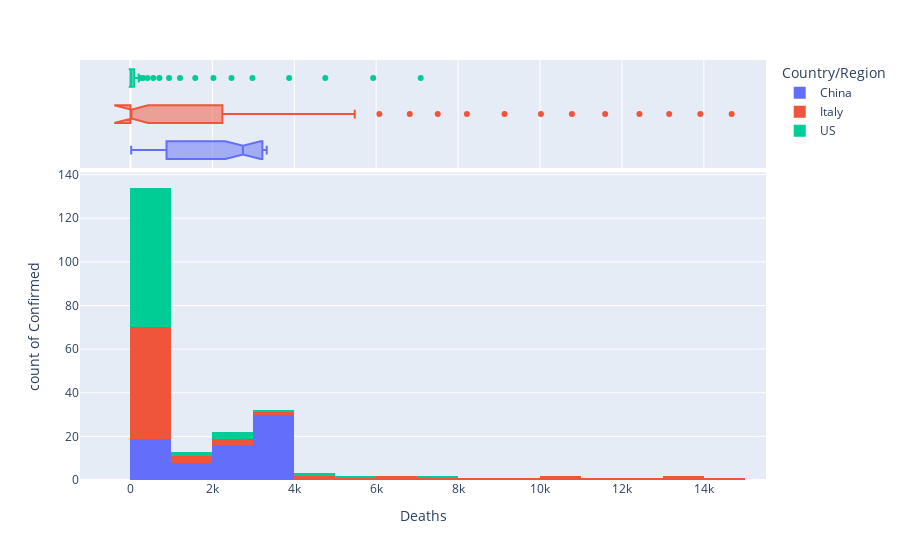

The notebook cell this image was saved under:
### Code cell
import plotly.express as px
# df = px.data.()
fig = px.histogram(death_rate, x="Deaths", y="Confirmed", color="Country/Region",
                   marginal="box", # or violin, rug
                   )
fig.show()

### Figure 1 — Plotly figure (JSON) as saved in the notebook; plotly's stock layout.template omitted (floating-point values rounded to 4 significant figures)
{"data": [{"alignmentgroup": "True", "bingroup": "x", "hovertemplate": "Country/Region=China<br>Deaths=%{x}<br>count of Confirmed=%{y}<extra></extra>", "legendgroup": "China", "marker": {"color": "#636efa"}, "name": "China", "offsetgroup": "China", "orientation": "v", "showlegend": true, "type": "histogram", "x": [17, 18, 26, 42, 56, 82, 131, 133, 171, 213, 259, 361, 425, 491, 563, 633, 718, 805, 905, 1012, 1112, 1117, 1369, 1521, 1663, 1766, 1864, 2003, 2116, 2238, 2238, 2443, 2445, 2595, 2665, 2717, 2746, 2790, 2837, 2872, 2914, 2947, 2983, 3015, 3044, 3072, 3100, 3123, 3139, 3161, 3172, 3180, 3193, 3203, 3217, 3230, 3241, 3249, 3253, 3259, 3274, 3274, 3281, 3285, 3291, 3296, 3299, 3304, 3308, 3309, 3316, 3322, 3326], "xaxis": "x", "y": [548, 643, 920, 1406, 2075, 2877, 5509, 6087, 8141, 9802, 11891, 16630, 19716, 23707, 27440, 30587, 34110, 36814, 39829, 42354, 44386, 46267, 59895, 66358, 68413, 70513, 72434, 74211, 74619, 75077, 75550, 77001, 77022, 77241, 77754, 78166, 78600, 78928, 79356, 79932, 80136, 80261, 80386, 80537, 80690, 80770, 80823, 80860, 80887, 80921, 80932, 80945, 80977, 81003, 81033, 81058, 81102, 81156, 81250, 81305, 81435, 81498, 81591, 81661, 81782, 81897, 81999, 82122, 82198, 82279, 82361, 82432, 82511], "yaxis": "y"}, {"alignmentgroup": "True", "hovertemplate": "Country/Region=China<br>Deaths=%{x}<extra></extra>", "legendgroup": "China", "marker": {"color": "#636efa"}, "name": "China", "notched": true, "offsetgroup": "China", "showlegend": false, "type": "box", "x": [17, 18, 26, 42, 56, 82, 131, 133, 171, 213, 259, 361, 425, 491, 563, 633, 718, 805, 905, 1012, 1112, 1117, 1369, 1521, 1663, 1766, 1864, 2003, 2116, 2238, 2238, 2443, 2445, 2595, 2665, 2717, 2746, 2790, 2837, 2872, 2914, 2947, 2983, 3015, 3044, 3072, 3100, 3123, 3139, 3161, 3172, 3180, 3193, 3203, 3217, 3230, 3241, 3249, 3253, 3259, 3274, 3274, 3281, 3285, 3291, 3296, 3299, 3304, 3308, 3309, 3316, 3322, 3326], "xaxis": "x2", "yaxis": "y2"}, {"alignmentgroup": "True", "bingroup": "x", "hovertemplate": "Country/Region=Italy<br>Deaths=%{x}<br>count of Confirmed=%{y}<extra></extra>", "legendgroup": "Italy", "marker": {"color": "#EF553B"}, "name": "Italy", "offsetgroup": "Italy", "orientation": "v", "showlegend": true, "type": "histogram", "x": [0, 0, 0, 0, 0, 0, 0, 0, 0, 0, 0, 0, 0, 0, 0, 0, 0, 0, 0, 0, 0, 0, 0, 0, 0, 0, 0, 0, 0, 0, 1, 2, 3, 7, 10, 12, 17, 21, 29, 34, 52, 79, 107, 148, 197, 233, 366, 463, 631, 827, 827, 1266, 1441, 1809, 2158, 2503, 2978, 3405, 4032, 4825, 5476, 6077, 6820, 7503, 8215, 9134, 10023, 10779, 11591, 12428, 13155, 13915, 14681], "xaxis": "x", "y": [0, 0, 0, 0, 0, 0, 0, 0, 0, 2, 2, 2, 2, 2, 2, 2, 3, 3, 3, 3, 3, 3, 3, 3, 3, 3, 3, 3, 3, 3, 20, 62, 155, 229, 322, 453, 655, 888, 1128, 1694, 2036, 2502, 3089, 3858, 4636, 5883, 7375, 9172, 10149, 12462, 12462, 17660, 21157, 24747, 27980, 31506, 35713, 41035, 47021, 53578, 59138, 63927, 69176, 74386, 80589, 86498, 92472, 97689, 101739, 105792, 110574, 115242, 119827], "yaxis": "y"}, {"alignmentgroup": "True", "hovertemplate": "Country/Region=Italy<br>Deaths=%{x}<extra></extra>", "legendgroup": "Italy", "marker": {"color": "#EF553B"}, "name": "Italy", "notched": true, "offsetgroup": "Italy", "showlegend": false, "type": "box", "x": [0, 0, 0, 0, 0, 0, 0, 0, 0, 0, 0, 0, 0, 0, 0, 0, 0, 0, 0, 0, 0, 0, 0, 0, 0, 0, 0, 0, 0, 0, 1, 2, 3, 7, 10, 12, 17, 21, 29, 34, 52, 79, 107, 148, 197, 233, 366, 463, 631, 827, 827, 1266, 1441, 1809, 2158, 2503, 2978, 3405, 4032, 4825, 5476, 6077, 6820, 7503, 8215, 9134, 10023, 10779, 11591, 12428, 13155, 13915, 14681], "xaxis": "x2", "yaxis": "y2"}, {"alignmentgroup": "True", "bingroup": "x", "hovertemplate": "Country/Region=US<br>Deaths=%{x}<br>count of Confirmed=%{y}<extra></extra>", "legendgroup": "US", "marker": {"color": "#00cc96"}, "name": "US", "offsetgroup": "US", "orientation": "v", "showlegend": true, "type": "histogram", "x": [0, 0, 0, 0, 0, 0, 0, 0, 0, 0, 0, 0, 0, 0, 0, 0, 0, 0, 0, 0, 0, 0, 0, 0, 0, 0, 0, 0, 0, 0, 0, 0, 0, 0, 0, 0, 0, 0, 1, 1, 6, 7, 11, 12, 14, 17, 21, 22, 28, 36, 40, 47, 54, 63, 85, 108, 118, 200, 244, 307, 417, 557, 706, 942, 1209, 1581, 2026, 2467, 2978, 3873, 4757, 5926, 7087], "xaxis": "x", "y": [1, 1, 2, 2, 5, 5, 5, 5, 5, 7, 8, 8, 11, 11, 11, 11, 11, 11, 11, 11, 12, 12, 13, 13, 13, 13, 13, 13, 13, 13, 15, 15, 15, 51, 51, 57, 58, 60, 68, 74, 98, 118, 149, 217, 262, 402, 518, 583, 959, 1281, 1663, 2179, 2727, 3499, 4632, 6421, 7783, 13677, 19100, 25489, 33276, 43847, 53740, 65778, 83836, 101657, 121478, 140886, 161807, 188172, 213372, 243453, 275586], "yaxis": "y"}, {"alignmentgroup": "True", "hovertemplate": "Country/Region=US<br>Deaths=%{x}<extra></extra>", "legendgroup": "US", "marker": {"color": "#00cc96"}, "name": "US", "notched": true, "offsetgroup": "US", "showlegend": false, "type": "box", "x": [0, 0, 0, 0, 0, 0, 0, 0, 0, 0, 0, 0, 0, 0, 0, 0, 0, 0, 0, 0, 0, 0, 0, 0, 0, 0, 0, 0, 0, 0, 0, 0, 0, 0, 0, 0, 0, 0, 1, 1, 6, 7, 11, 12, 14, 17, 21, 22, 28, 36, 40, 47, 54, 63, 85, 108, 118, 200, 244, 307, 417, 557, 706, 942, 1209, 1581, 2026, 2467, 2978, 3873, 4757, 5926, 7087], "xaxis": "x2", "yaxis": "y2"}], "layout": {"barmode": "relative", "legend": {"title": {"text": "Country/Region"}, "tracegroupgap": 0}, "margin": {"t": 60}, "xaxis": {"anchor": "y", "domain": [0, 1], "title": {"text": "Deaths"}}, "xaxis2": {"anchor": "y2", "domain": [0, 1], "matches": "x", "showgrid": true, "showticklabels": false}, "yaxis": {"anchor": "x", "domain": [0, 0.7326], "title": {"text": "count of Confirmed"}}, "yaxis2": {"anchor": "x2", "domain": [0.7426, 1], "matches": "y2", "showgrid": false, "showline": false, "showticklabels": false, "ticks": ""}}}
